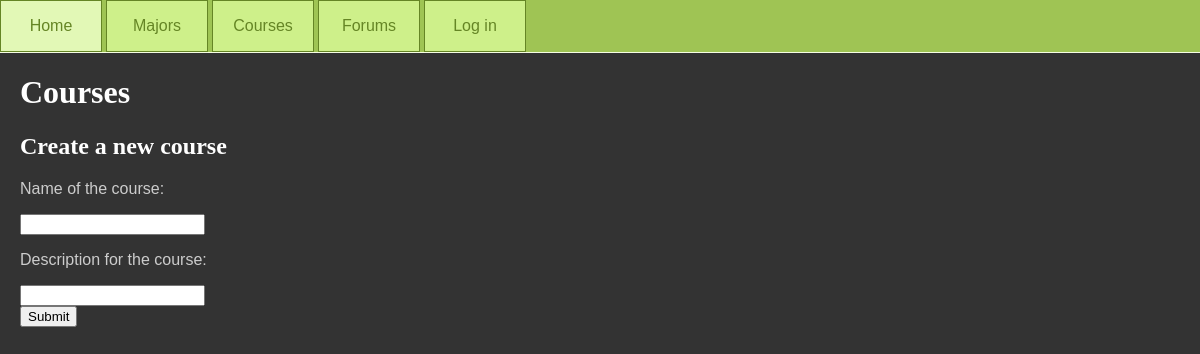
/courses.html, run on an earlier commit of the app's database.
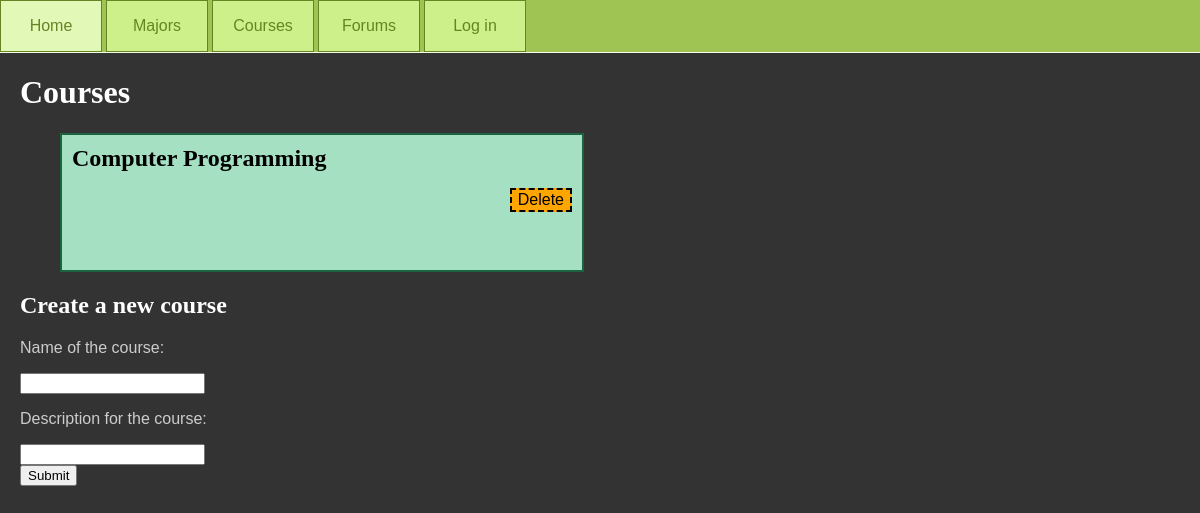
And on a later commit of the database.
### database_setup.py (models this page shows, shortened)
class Course(Base):
    __tablename__ = 'courses'
    course_id = Column(Integer, primary_key=True)
    name = Column(String(250), nullable=False)
    description = Column(String(250))

### project.py (the view)
@app.route('/courses.html')
def showCourses():
    courses = session.query(Course).order_by(asc(Course.name))
    return render_template('courses.html', courses=courses, login_session=login_session)

### templates/courses.html (shortened to what this page needs)
<!DOCTYPE html>
<html>
    <head>
        <link rel="stylesheet" href="/css/style.css">
    </head>
    <body>
        {% block content %}
        {% include "navbar.html" %}
        <div>
            <h1>Courses</h1>
            <div>
            {% for course in courses %}
                <a class="subtle" href="/courses/{{course.course_id}}/editTasks"><div class="majorBlock">
                    <h2>{{course.name}}</h2>
                    <form action="/courses/{{course.course_id}}/delete/", method="post">
                        <input class="dangerButton" type="submit" value="Delete" onclick="return confirm('Are you sure you want to PERMANENTLY DELETE this course?');">
                    </form>
                </div></a>
            {% endfor %}
            {% endblock %}
            </div>
            <h2>Create a new course</h2>
            <form action="/courses/new/", method="post">
                <p>Name of the course:</p>
                <input type="text" name="name"><br>
                <p>Description for the course:</p>
                <input type="text" name="description"><br>
                <input type="submit" value="Submit">
            </form>
        </div>
    </body>
</html>

### templates/navbar.html
<ul id="navbar">
    <li><a href="/index.html">Home</a></li>
    <li><a href="/majorsPublic.html">Majors</a></li>
    <li><a href="/coursesPublic.html">Courses</a></li>
    <li><a href="">Forums</a></li>
    {% block content %}
    {% if not "username" in login_session%}
    <li><a href="/login.html">Log in</a></li>
    {% else %}
    <li><a href="/profile.html">Profile</a></li>
    <li><a href="gdisconnect">Log out</a></li>
    <li><a href="/admin.html">Admin</a></li>
    {% endif %}
    {% endblock %}
</ul>

What changed in the data, as far as the page shows it:
added Course: name "Computer Programming"
